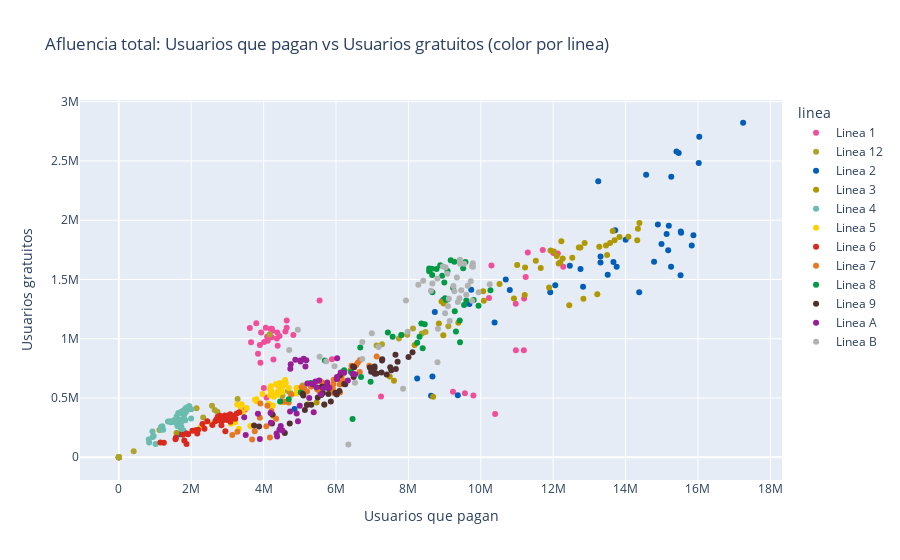

The notebook cell this image was saved under:
### Code cell
fig = px.scatter(graf2d, x="de_pago", y="Gratuidad", color="linea", color_discrete_map= colores,
                 title="Afluencia total: Usuarios que pagan vs Usuarios gratuitos (color por linea)")
fig.update_layout(
    xaxis_title="Usuarios que pagan",
    yaxis_title="Usuarios gratuitos")
fig.show()
